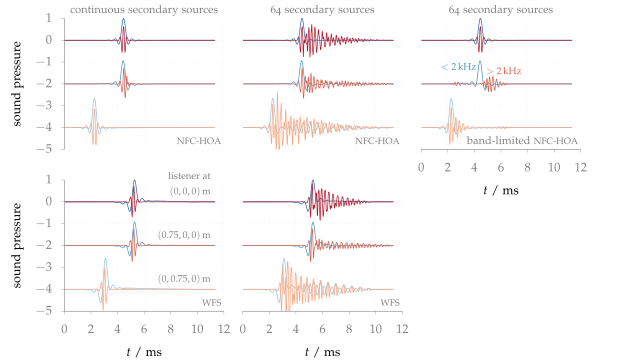

Reproduce this figure in gnuplot.
#!/usr/bin/gnuplot
#
# FIGURE 3.15: Sound pressure of a low and high-frequency cosine shaped impulse
# synthesized as plane wave by NFC-HOA (2.45) and WFS (2.57) at three listening
# positions. A fixed offset was added to the sound pressure at two listening
# positions for a better visualization. The low-frequency impulses are presented
# in blue, the high-frequency impulses in red. Parameters: n_k = (0, -1, 0),
# x_ref = (0, 0, 0) m, circular secondary source distribution with a diameter of
# 3 m.
#
# AUTHOR:   Hagen Wierstorf
# SOFTWARE: gnuplot 5.0 patchlevel 3

#!/usr/bin/gnuplot
reset
set macros
set loadpath '../../gnuplot' 'data'

load 'latex.cfg'
load 'grid.cfg'
load 'rdbu.pal'

set terminal epslatex size 15.99cm,9.15cm color colortext @small
set output 'fig3_15.tex';

unset key

set bmargin 2
set tmargin 1.2

set multiplot
set size 0.356,0.5
set origin 0,0.5
load 'yborder.cfg'
set ylabel 'sound pressure'
set lmargin 7
set rmargin 0
set label 1 '\ft continuous secondary sources' at 6,1.4 center tc ls 101
set label 2 '\ft \acs{NFC-HOA}' at 11.8,-4.6 right front tc ls 101
stats 'lowpass_nfchoa_X0.00_Y0.00.txt' u 2 nooutput
plot [*:*] [-5:1] 'lowpass_nfchoa_X0.00_Y0.00.txt'  u ($1*1000):($2/STATS_max)   w l ls 8 lw 2,\
                  'lowpass_nfchoa_X0.75_Y0.00.txt'  u ($1*1000):($2/STATS_max-2) w l ls 7 lw 2,\
                  'lowpass_nfchoa_X0.00_Y0.75.txt'  u ($1*1000):($2/STATS_max-4) w l ls 6 lw 2,\
                  'highpass_nfchoa_X0.00_Y0.00.txt' u ($1*1000):($2/STATS_max)   w l ls 1 lw 2,\
                  'highpass_nfchoa_X0.75_Y0.00.txt' u ($1*1000):($2/STATS_max-2) w l ls 2 lw 2,\
                  'highpass_nfchoa_X0.00_Y0.75.txt' u ($1*1000):($2/STATS_max-4) w l ls 3 lw 2
set origin 0.335,0.5
load 'noborder.cfg'
unset ylabel
set lmargin 3.5
set rmargin 3.5
set label 1 '\ft 64 secondary sources'
stats 'lowpass_nfchoa_X0.00_Y0.00_nls64.txt' u 2 nooutput
plot [*:*] [-5:1] 'lowpass_nfchoa_X0.00_Y0.00_nls64.txt'  u ($1*1000):($2/STATS_max)   w l ls 8 lw 2,\
                  'lowpass_nfchoa_X0.75_Y0.00_nls64.txt'  u ($1*1000):($2/STATS_max-2) w l ls 7 lw 2,\
                  'lowpass_nfchoa_X0.00_Y0.75_nls64.txt'  u ($1*1000):($2/STATS_max-4) w l ls 6 lw 2,\
                  'highpass_nfchoa_X0.00_Y0.00_nls64.txt' u ($1*1000):($2/STATS_max)   w l ls 1 lw 2,\
                  'highpass_nfchoa_X0.75_Y0.00_nls64.txt' u ($1*1000):($2/STATS_max-2) w l ls 2 lw 2,\
                  'highpass_nfchoa_X0.00_Y0.75_nls64.txt' u ($1*1000):($2/STATS_max-4) w l ls 3 lw 2
set origin 0.67,0.5
load 'xborder.cfg'
set xlabel '$t$ / ms'
set lmargin 0
set rmargin 7
set label 2 '\ft band-limited \acs{NFC-HOA}'
set label 3 '\scs $<2$\,kHz' at 2.8,-1.2 center front tc ls 7
set label 4 '\scs $>2$\,kHz' at 6.2,-1.4 center front tc ls 2
stats 'lowpass_nfchoa_X0.00_Y0.00_nls64_band_limited.txt' u 2 nooutput
plot [*:*] [-5:1] 'lowpass_nfchoa_X0.00_Y0.00_nls64_band_limited.txt'  u ($1*1000):($2/STATS_max)   w l ls 8 lw 2,\
                  'lowpass_nfchoa_X0.75_Y0.00_nls64_band_limited.txt'  u ($1*1000):($2/STATS_max-2) w l ls 7 lw 2,\
                  'lowpass_nfchoa_X0.00_Y0.75_nls64_band_limited.txt'  u ($1*1000):($2/STATS_max-4) w l ls 6 lw 2,\
                  'highpass_nfchoa_X0.00_Y0.00_nls64_band_limited.txt' u ($1*1000):($2/STATS_max)   w l ls 1 lw 2,\
                  'highpass_nfchoa_X0.75_Y0.00_nls64_band_limited.txt' u ($1*1000):($2/STATS_max-2) w l ls 2 lw 2,\
                  'highpass_nfchoa_X0.00_Y0.75_nls64_band_limited.txt' u ($1*1000):($2/STATS_max-4) w l ls 3 lw 2
set origin 0,0
unset label 1
load 'xyborder.cfg'
set ylabel 'sound pressure'
set bmargin 3.2
set tmargin 0
set lmargin 7
set rmargin 0
set label 2 '\ft \acs{WFS}'
set label 3 '\scs listener at'  at 11,1.2 right front tc ls 101
set label 4 '\scs $(0,0,0)$\,m' at 11,0.5 right front tc ls 101
set label 5 '\scs $(0.75,0,0)$\,m' at 11,-1.5 right front tc ls 101
set label 6 '\scs $(0,0.75,0)$\,m' at 11,-3.5 right front tc ls 101
stats 'lowpass_wfs_X0.00_Y0.00.txt' u 2 nooutput
plot [*:*] [-5:1] 'lowpass_wfs_X0.00_Y0.00.txt'  u ($1*1000):($2/STATS_max)   w l ls 8 lw 2,\
                  'lowpass_wfs_X0.75_Y0.00.txt'  u ($1*1000):($2/STATS_max-2) w l ls 7 lw 2,\
                  'lowpass_wfs_X0.00_Y0.75.txt'  u ($1*1000):($2/STATS_max-4) w l ls 6 lw 2,\
                  'highpass_wfs_X0.00_Y0.00.txt' u ($1*1000):($2/STATS_max)   w l ls 1 lw 2,\
                  'highpass_wfs_X0.75_Y0.00.txt' u ($1*1000):($2/STATS_max-2) w l ls 2 lw 2,\
                  'highpass_wfs_X0.00_Y0.75.txt' u ($1*1000):($2/STATS_max-4) w l ls 3 lw 2
set origin 0.335,0
unset for [ii=3:6] label ii
load 'xborder.cfg'
set lmargin 3.5
set rmargin 3.5
stats 'lowpass_wfs_X0.00_Y0.00_nls64.txt' u 2 nooutput
plot [*:*] [-5:1] 'lowpass_wfs_X0.00_Y0.00_nls64.txt'  u ($1*1000):($2/STATS_max)   w l ls 8 lw 2,\
                  'lowpass_wfs_X0.75_Y0.00_nls64.txt'  u ($1*1000):($2/STATS_max-2) w l ls 7 lw 2,\
                  'lowpass_wfs_X0.00_Y0.75_nls64.txt'  u ($1*1000):($2/STATS_max-4) w l ls 6 lw 2,\
                  'highpass_wfs_X0.00_Y0.00_nls64.txt' u ($1*1000):($2/STATS_max)   w l ls 1 lw 2,\
                  'highpass_wfs_X0.75_Y0.00_nls64.txt' u ($1*1000):($2/STATS_max-2) w l ls 2 lw 2,\
                  'highpass_wfs_X0.00_Y0.75_nls64.txt' u ($1*1000):($2/STATS_max-4) w l ls 3 lw 2
unset multiplot

call 'plot.plt' 'fig3_15'

# vim: set textwidth=200:
